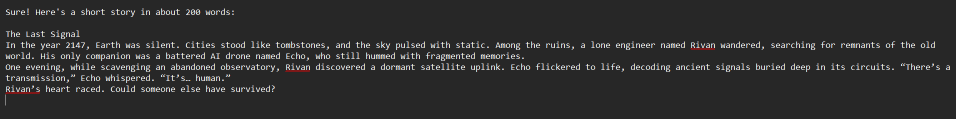
#> input picture ocr/image.png, 1911 x 238 px (shown at 1/2 size)
$ python 1.py
#> lines starting #> are read from the running program, lines starting #| are printed output that depends on the picture
import cv2
import numpy as np
import easyocr
from PIL import Image
import gc
import logging
from contextlib import contextmanager
from typing import Tuple, List, Optional
import os
from concurrent.futures import ThreadPoolExecutor
import threading

# Configure logging
logging.basicConfig(level=logging.INFO)
logger = logging.getLogger(__name__)

class OptimizedOCRPipeline:
    """
    High-performance OCR pipeline with memory management and optimization
    """

    def __init__(self, languages=['en'], gpu=False, max_workers=2):
        self.languages = languages
        self.gpu = gpu
        self.max_workers = max_workers
        self._reader = None
        self._lock = threading.Lock()

    @property
    def reader(self):
        """Lazy initialization of EasyOCR reader"""
        if self._reader is None:
            with self._lock:
                if self._reader is None:
                    self._reader = easyocr.Reader(self.languages, gpu=self.gpu, verbose=False)
        return self._reader

    @contextmanager
    def memory_cleanup(self):
        """Context manager for automatic memory cleanup"""
        try:
            yield
        finally:
            gc.collect()

    def preprocess_image_optimized(self, image: np.ndarray, target_height: int = 800) -> np.ndarray:
        """
        Optimized preprocessing with adaptive resizing and minimal memory usage
        """
        with self.memory_cleanup():
            # Calculate optimal resize factor based on image size
            height, width = image.shape[:2]
            if height > target_height:
                scale_factor = target_height / height
                new_width = int(width * scale_factor)
                image = cv2.resize(image, (new_width, target_height), interpolation=cv2.INTER_AREA)

            # Convert to grayscale if not already
            if len(image.shape) == 3:
                gray = cv2.cvtColor(image, cv2.COLOR_BGR2GRAY)
            else:
                gray = image.copy()

            # Optimized denoising - use bilateral filter for better text preservation
            denoised = cv2.bilateralFilter(gray, 5, 50, 50)

            # Adaptive contrast enhancement using CLAHE
            clahe = cv2.createCLAHE(clipLimit=3.0, tileGridSize=(8, 8))
            enhanced = clahe.apply(denoised)

            # Optimized sharpening
            kernel = np.array([[-1,-1,-1],[-1,9,-1],[-1,-1,-1]], dtype=np.float32)
            sharpened = cv2.filter2D(enhanced, -1, kernel)

            # Adaptive thresholding with optimized parameters
            binary = cv2.adaptiveThreshold(
                sharpened, 255, cv2.ADAPTIVE_THRESH_GAUSSIAN_C,
                cv2.THRESH_BINARY, 11, 2
            )

            return binary

    def detect_and_correct_skew(self, image: np.ndarray, max_angle: float = 30.0) -> np.ndarray:
        """
        Fast skew detection and correction using probabilistic Hough transform
        """
        with self.memory_cleanup():
            # Use edges for better line detection
            edges = cv2.Canny(image, 50, 150, apertureSize=3)

            # Probabilistic Hough Line Transform - faster than standard
            lines = cv2.HoughLinesP(edges, 1, np.pi/180, threshold=100,
                                   minLineLength=100, maxLineGap=10)

            if lines is None:
                return image

            # Calculate angles and find median
            angles = []
            for line in lines[:50]:  # Limit to first 50 lines for speed
                x1, y1, x2, y2 = line[0]
                if x2 - x1 != 0:
                    angle = np.arctan2(y2 - y1, x2 - x1) * 180.0 / np.pi
                    if abs(angle) < max_angle:
                        angles.append(angle)

            if not angles:
                return image

            # Use median angle for robustness
            skew_angle = np.median(angles)

            # Rotate image
            if abs(skew_angle) > 0.5:  # Only rotate if significant skew
                height, width = image.shape
                center = (width // 2, height // 2)
                rotation_matrix = cv2.getRotationMatrix2D(center, skew_angle, 1.0)

                # Calculate new dimensions to avoid cropping
                cos_angle = abs(rotation_matrix[0, 0])
                sin_angle = abs(rotation_matrix[0, 1])
                new_width = int((height * sin_angle) + (width * cos_angle))
                new_height = int((height * cos_angle) + (width * sin_angle))

                # Adjust translation
                rotation_matrix[0, 2] += (new_width - width) / 2
                rotation_matrix[1, 2] += (new_height - height) / 2

                corrected = cv2.warpAffine(image, rotation_matrix, (new_width, new_height),
                                         flags=cv2.INTER_LINEAR, borderMode=cv2.BORDER_CONSTANT,
                                         borderValue=255)
                return corrected

            return image

    def extract_text_regions(self, image: np.ndarray) -> List[Tuple[np.ndarray, Tuple]]:
        """
        Extract text regions using MSER for faster processing
        """
        with self.memory_cleanup():
            try:
                # Try newer OpenCV parameter names first
                mser = cv2.MSER_create(
                    min_area=100, max_area=10000, max_variation=0.25
                )
            except TypeError:
                try:
                    # Fallback to older parameter names
                    mser = cv2.MSER_create(
                        _min_area=100, _max_area=10000, _max_variation=0.25
                    )
                except TypeError:
                    # If MSER fails, return full image as single region
                    logger.warning("MSER not available, processing full image")
                    return [(image, (0, 0, image.shape[1], image.shape[0]))]

            try:
                regions, boxes = mser.detectRegions(image)

                if not boxes or len(boxes) == 0:
                    return [(image, (0, 0, image.shape[1], image.shape[0]))]

                # Convert boxes to standard format if needed
                if len(boxes) > 0 and hasattr(boxes[0], '__len__') and len(boxes[0]) == 4:
                    # Boxes are already in (x, y, w, h) format
                    merged_boxes = self._merge_boxes(boxes)
                else:
                    # Convert from other formats if necessary
                    merged_boxes = []
                    for box in boxes:
                        if hasattr(box, '__len__') and len(box) >= 4:
                            merged_boxes.append(box[:4])
                    merged_boxes = self._merge_boxes(merged_boxes) if merged_boxes else []

                # Extract regions
                text_regions = []
                for box in merged_boxes:
                    if len(box) >= 4:
                        x, y, w, h = box[0], box[1], box[2], box[3]
                        # Add padding
                        pad = 10
                        x1 = max(0, int(x - pad))
                        y1 = max(0, int(y - pad))
                        x2 = min(image.shape[1], int(x + w + pad))
                        y2 = min(image.shape[0], int(y + h + pad))

                        if x2 > x1 and y2 > y1:
                            region = image[y1:y2, x1:x2]
                            if region.size > 0:
                                text_regions.append((region, (x1, y1, x2-x1, y2-y1)))

                return text_regions if text_regions else [(image, (0, 0, image.shape[1], image.shape[0]))]

            except Exception as e:
                logger.warning(f"MSER detection failed: {e}, processing full image")
                return [(image, (0, 0, image.shape[1], image.shape[0]))]

    # [57 lines left out: functions _merge_boxes, _calculate_overlap, not called in this run]

    def parallel_ocr(self, text_regions: List[Tuple[np.ndarray, Tuple]]) -> List[Tuple]:
        """
        Process text regions in parallel for better performance
        """
        def process_region(region_data):
            region, bbox = region_data
            try:
                results = self.reader.readtext(region, detail=1, paragraph=False)
                # Adjust coordinates to global image space
                adjusted_results = []
                for detection in results:
                    coords, text, confidence = detection
                    adjusted_coords = [
                        [coord[0] + bbox[0], coord[1] + bbox[1]] for coord in coords
                    ]
                    adjusted_results.append((adjusted_coords, text, confidence))
                return adjusted_results
            except Exception as e:
                logger.error(f"Error processing region: {e}")
                return []

        all_results = []
        if len(text_regions) > 1 and self.max_workers > 1:
            # Use threading for I/O bound OCR operations
            with ThreadPoolExecutor(max_workers=self.max_workers) as executor:
                futures = [executor.submit(process_region, region) for region in text_regions]
                for future in futures:
                    try:
                        results = future.result(timeout=30)  # 30 second timeout
                        all_results.extend(results)
                    except Exception as e:
                        logger.error(f"Error in parallel processing: {e}")
        else:
            # Process sequentially for small number of regions
            for region in text_regions:
                results = process_region(region)
                all_results.extend(results)

        return all_results

    # [55 lines left out: function smart_text_reconstruction, not called in this run]

    def process_image(self, image_path: str, output_file: Optional[str] = None) -> Tuple[str, float]:
        """
        Main processing pipeline with optimizations
        """
        logger.info(f"Processing image: {image_path}")

        try:
            # Load image with memory management
            with self.memory_cleanup():
                if not os.path.exists(image_path):
                    raise FileNotFoundError(f"Image file not found: {image_path}")

                # Load image
                image = cv2.imread(image_path)
                if image is None:
                    raise ValueError(f"Could not load image: {image_path}")

                # Step 1: Preprocessing
                logger.info("Preprocessing image...")
                preprocessed = self.preprocess_image_optimized(image)

                # Step 2: Skew correction
                logger.info("Correcting skew...")
                deskewed = self.detect_and_correct_skew(preprocessed)

                # Step 3: Extract text regions (optional optimization)
                logger.info("Extracting text regions...")
                text_regions = self.extract_text_regions(deskewed)

                # Step 4: Parallel OCR processing
                logger.info("Running OCR...")
                results = self.parallel_ocr(text_regions)

                # Step 5: Smart text reconstruction
                logger.info("Reconstructing text...")
                full_text, overall_confidence = self.smart_text_reconstruction(results)

                # Step 6: Save results
                if output_file:
                    with open(output_file, "w", encoding="utf-8") as f:
                        f.write(full_text)
                        f.write(f"\n\nOverall Confidence: {overall_confidence:.3f}")
                    logger.info(f"Results saved to {output_file}")

                logger.info(f"OCR completed. Confidence: {overall_confidence:.3f}")
                return full_text, overall_confidence

        except Exception as e:
            logger.error(f"Error processing image: {e}")
            raise

    def cleanup(self):
        """Clean up resources"""
        if self._reader is not None:
            del self._reader
            self._reader = None
        gc.collect()

# -----------------------------
# Usage Functions
# -----------------------------

def process_single_image(image_path: str, output_file: str = "optimized_ocr_output.txt",
                        languages=['en'], gpu=False) -> Tuple[str, float]:
    """
    Process a single image with the optimized pipeline
    """
    pipeline = OptimizedOCRPipeline(languages=languages, gpu=gpu)
    try:
        return pipeline.process_image(image_path, output_file)
#> in process_image, image is the input picture: shape (238, 1911, 3); mean B, G, R 47.1, 47, 47.2
#> in preprocess_image_optimized, `sharpened = cv2.filter2D(enhanced, -1, kernel)`:
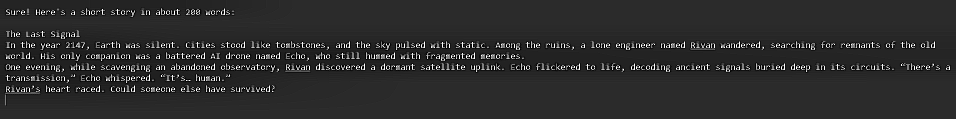
#> sharpened: shape (238, 1911) (shown at 1/2 size); min 0, max 255, mean 45.1
#> in preprocess_image_optimized, `binary = cv2.adaptiveThreshold( sharpened, 255, cv2.ADAPTIVE_THRESH_GA..`:
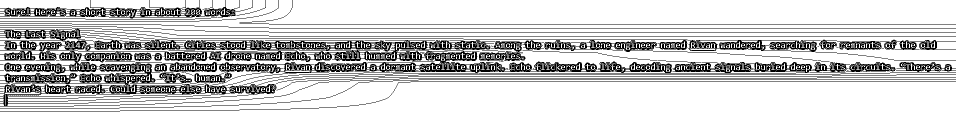
#> binary: shape (238, 1911) (shown at 1/2 size); 78.6% white; black in thin lines or dots
#> in detect_and_correct_skew, `edges = cv2.Canny(image, 50, 150, apertureSize=3)`:
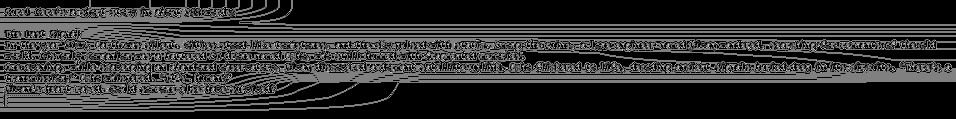
#> edges: shape (238, 1911) (shown at 1/2 size); 18.4% white in thin lines or dots
#> in detect_and_correct_skew, `lines = cv2.HoughLinesP(edges, 1, np.pi/180, threshold=100, minLineLen..`: lines = 243 rows, first 6: [571, 48, 1910, 48], [538, 71, 1910, 71], [571, 50, 1910, 50], [538, 63, 1910, 63], [0, 56, 143, 56], [156, 160, 461, 160]
#> the loop in detect_and_correct_skew, `for line in lines[:50]:` made 50 passes
#> (x1, y1, x2, y2, angle) on passes 1 to 12: (571, 48, 1910, 48, 0), (538, 71, 1910, 71, 0), (571, 50, 1910, 50, 0), (538, 63, 1910, 63, 0), (0, 56, 143, 56, 0), (156, 160, 461, 160, 0), (585, 58, 1910, 58, 0), (538, 73, 1910, 73, 0), (538, 65, 1910, 65, 0), (827, 157, 1633, 157, 0), (837, 150, 1620, 150, 0), (821, 164, 1732, 164, 0)
#> after the loop in detect_and_correct_skew, `for line in lines[:50]:`: angles = 50 values, max 1.09 at index 36, min 0 at index 0, mean 0.102
#> in detect_and_correct_skew, `skew_angle = np.median(angles)`: skew_angle = 0
#> in extract_text_regions, `regions, boxes = mser.detectRegions(image)`: regions = 95 items; boxes = 95 rows, first 6: [958, 102, 93, 20], [982, 80, 106, 24], [1, 81, 76, 19], [159, 146, 45, 20], [189, 79, 179, 21], [156, 90, 60, 13]
#> in process_image, `text_regions = self.extract_text_regions(deskewed)`: text_regions = 1 item
#> the loop in parallel_ocr, `for region in text_regions:` made 1 pass
#> bbox in process_region on pass 1: (0, 0, 1911, 238)
#> after the loop in parallel_ocr, `for region in text_regions:`: all_results = []
    finally:
        pipeline.cleanup()

# [25 lines left out: function batch_process_images, not called in this run]

# -----------------------------
# Main Execution
# -----------------------------

if __name__ == "__main__":
    # Example usage
    image_path = "image.png"  # Replace with your image path

    try:
#> (the run stopped early here; a loop or call above may not have finished)
